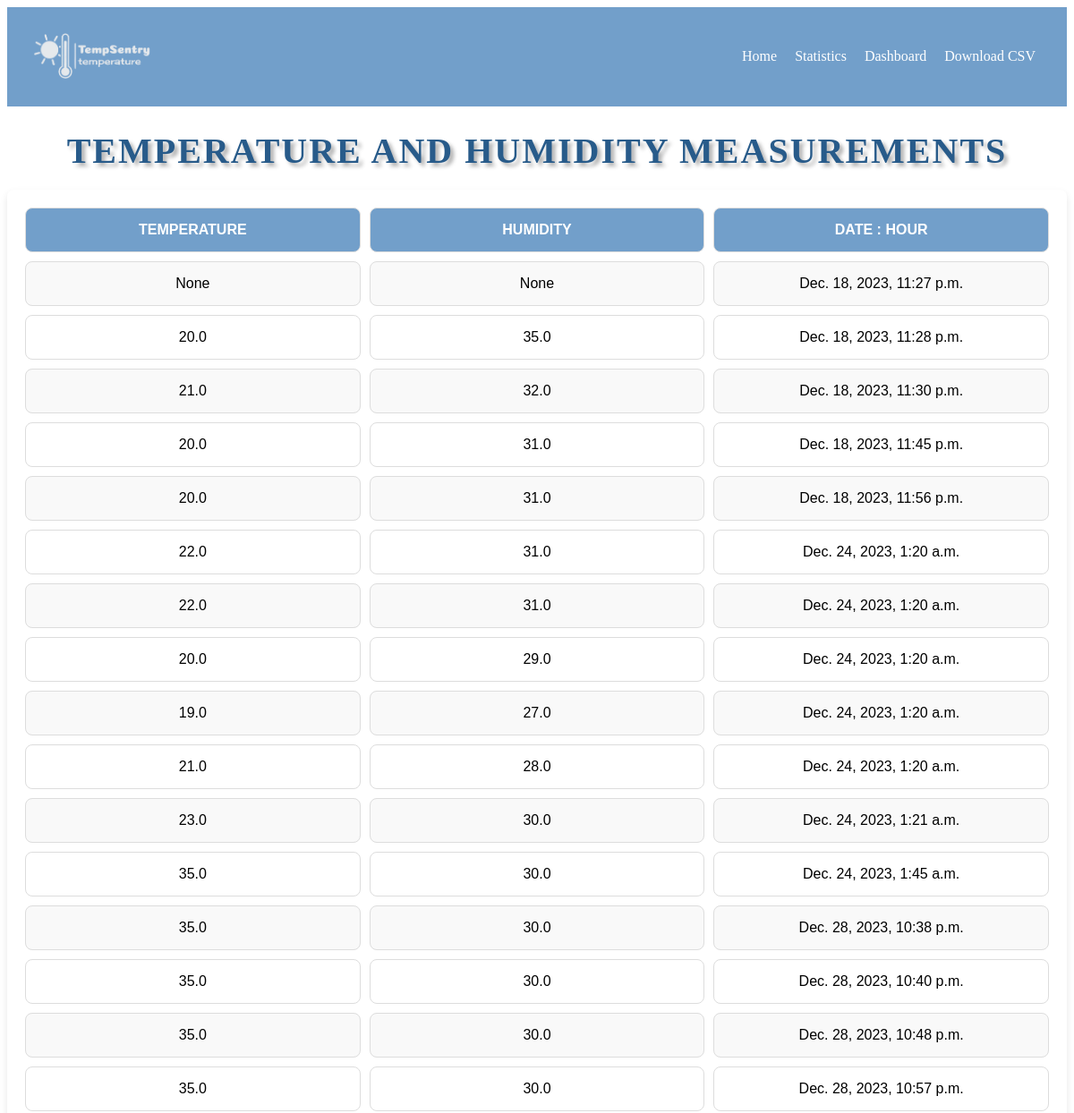
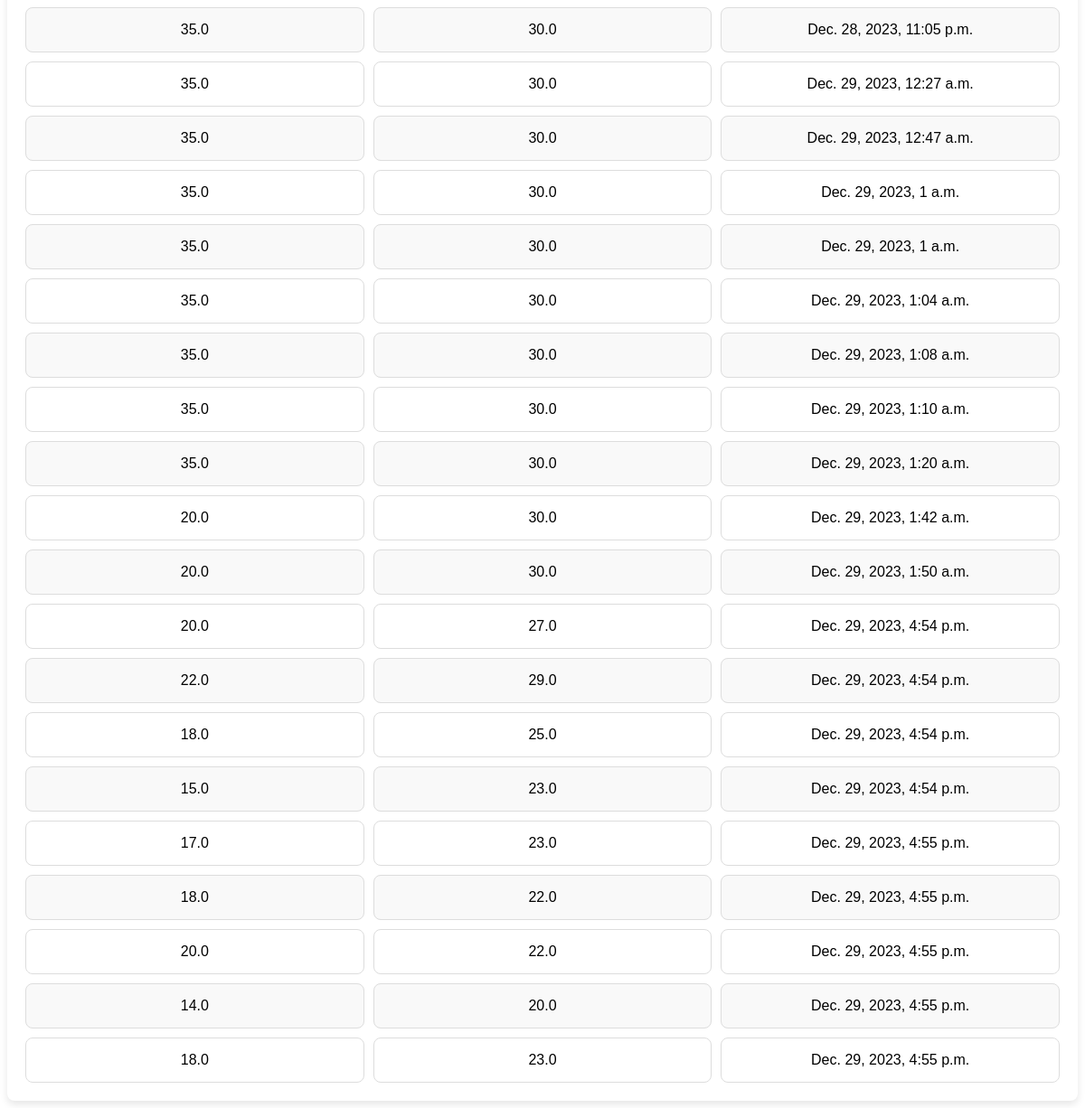
/sensor-data/, run on the app's committed database (2 pictures, top to bottom).
### appIOT/models.py (models this page shows, shortened)
class SensorReading(models.Model):
    temperature = models.FloatField(null=True)
    humidity = models.FloatField(null=True)
    created_at = models.DateTimeField(auto_now_add=True,null=True)

### appIOT/views.py (the view)
# urls.py: path('sensor-data/', views.sensor, name='sensor_data'),
def sensor(request):
    data=SensorReading.objects.all();
    return render(request, 'appIOT/sensor_data.html',{'data':data})

### templates/appIOT/sensor_data.html (shortened to what this page needs)
{% extends 'base.html' %}>
{% block content %}
{% load static %}
<html>
  <head>
    <link rel="stylesheet" href="{% static 'appIOT/table.css' %}">
  </head>
  <body>
  <nav>
        <div class="logo">
            <img src="{%static 'appIOT/image/remove.png'%}" width="100px"/>
        </div>
        <ul class="nav-links">
            <li><a href="{% url 'tableau' %}">Home</a></li>
            <li><a href="{% url 'graphique' %}">Statistics</a></li>
            <li><a href="/sensor-data/">Dashboard</a></li>
            <li> <a href="{% url 'download_csv' %}">Download CSV</a></li>
        </ul>
    </nav>
    <h1>Temperature and humidity measurements</h1>
    <table>
      <thead>
        <tr>
          <th>Temperature</th>
          <th>Humidity</th>
          <th>Date   :     Hour </th>
        </tr>
      </thead>
      <tbody>
        {% for datai in data %}
          <tr class="{% cycle 'odd' 'even' %}">
            <td>{{ datai.temperature }}</td>
            <td>{{ datai.humidity }}</td>
            <td>{{ datai.created_at }}</td>
          </tr>
        {% endfor %}
      </tbody>
    </table>
  </body>
</html>
{% endblock %}

### templates/base.html
{% block content %}
{% endblock %}

### static/appIOT/table.css (style rules this page uses)
:root { --primary-color: rgb(114, 159, 202); --secondary-color: rgb(114, 159, 202); --text-color: #555555; }
body { /font-family: Arial, sans-serif;/ font-family: 'Roboto', sans-serif; }
nav { display: flex; justify-content: space-between; align-items: center; background-color: var(--primary-color); padding: 15px; }
.logo { overflow:hidden; }
.logo img { width:170px; height:auto; }
.nav-links { list-style: none; display: flex; }
.nav-links li { margin-right: 20px; }
.nav-links li a { color: #ffffff; text-decoration: none; }
h1 { font-size: 2.5em; color: rgb(40, 91, 138); text-align: center; margin-bottom: 20px; text-transform: uppercase; letter-spacing: 2px; text-shadow: 4px 4px 4px rgba(0, 0, 0, 0.3); }
table { text-align: center; width: 100%; border-collapse: separate; border-spacing: 10px; overflow: hidden; box-shadow: 0 4px 8px rgba(0, 0, 0, 0.1); margin-bottom: 20px; padding: 10px; position: relative; table-layout: fixed; background-color: #fff; border-radius: 8px; }
th, td { padding: 15px; text-align: center; font-family: 'Arial', sans-serif; border: 1px solid #ddd; transition: all 0.3s ease-in-out; border-radius: 8px; }
th { background-color: rgb(114, 159, 202); color: white; font-weight: bold; text-transform: uppercase; }
th:not(:last-child), td:not(:last-child) { border-right: 1px solid #ddd; }
tbody tr:nth-child(odd) { background-color: #f9f9f9; }
tbody tr { transition: transform 0.3s ease-in-out, box-shadow 0.3s ease-in-out; }

### data on the page
SensorReading: temperature "None", humidity "None", created_at "Dec. 18, 2023, 11:27 p.m."
SensorReading: temperature "20.0", humidity "35.0", created_at "Dec. 18, 2023, 11:28 p.m."
SensorReading: temperature "21.0", humidity "32.0", created_at "Dec. 18, 2023, 11:30 p.m."
SensorReading: temperature "20.0", humidity "31.0", created_at "Dec. 18, 2023, 11:45 p.m."
SensorReading: temperature "20.0", humidity "31.0", created_at "Dec. 18, 2023, 11:56 p.m."
SensorReading: temperature "22.0", humidity "31.0", created_at "Dec. 24, 2023, 1:20 a.m."
SensorReading: temperature "22.0", humidity "31.0", created_at "Dec. 24, 2023, 1:20 a.m."
SensorReading: temperature "20.0", humidity "29.0", created_at "Dec. 24, 2023, 1:20 a.m."
SensorReading: temperature "19.0", humidity "27.0", created_at "Dec. 24, 2023, 1:20 a.m."
SensorReading: temperature "21.0", humidity "28.0", created_at "Dec. 24, 2023, 1:20 a.m."
SensorReading: temperature "23.0", humidity "30.0", created_at "Dec. 24, 2023, 1:21 a.m."
SensorReading: temperature "35.0", humidity "30.0", created_at "Dec. 24, 2023, 1:45 a.m."
SensorReading: temperature "35.0", humidity "30.0", created_at "Dec. 28, 2023, 10:38 p.m."
SensorReading: temperature "35.0", humidity "30.0", created_at "Dec. 28, 2023, 10:40 p.m."
SensorReading: temperature "35.0", humidity "30.0", created_at "Dec. 28, 2023, 10:48 p.m."
SensorReading: temperature "35.0", humidity "30.0", created_at "Dec. 28, 2023, 10:57 p.m."
SensorReading: temperature "35.0", humidity "30.0", created_at "Dec. 28, 2023, 11:05 p.m."
SensorReading: temperature "35.0", humidity "30.0", created_at "Dec. 29, 2023, 12:27 a.m."
SensorReading: temperature "35.0", humidity "30.0", created_at "Dec. 29, 2023, 12:47 a.m."
SensorReading: temperature "35.0", humidity "30.0", created_at "Dec. 29, 2023, 1 a.m."
SensorReading: temperature "35.0", humidity "30.0", created_at "Dec. 29, 2023, 1 a.m."
SensorReading: temperature "35.0", humidity "30.0", created_at "Dec. 29, 2023, 1:04 a.m."
SensorReading: temperature "35.0", humidity "30.0", created_at "Dec. 29, 2023, 1:08 a.m."
SensorReading: temperature "35.0", humidity "30.0", created_at "Dec. 29, 2023, 1:10 a.m."
SensorReading: temperature "35.0", humidity "30.0", created_at "Dec. 29, 2023, 1:20 a.m."
SensorReading: temperature "20.0", humidity "30.0", created_at "Dec. 29, 2023, 1:42 a.m."
SensorReading: temperature "20.0", humidity "30.0", created_at "Dec. 29, 2023, 1:50 a.m."
SensorReading: temperature "20.0", humidity "27.0", created_at "Dec. 29, 2023, 4:54 p.m."
SensorReading: temperature "22.0", humidity "29.0", created_at "Dec. 29, 2023, 4:54 p.m."
SensorReading: temperature "18.0", humidity "25.0", created_at "Dec. 29, 2023, 4:54 p.m."
SensorReading: temperature "15.0", humidity "23.0", created_at "Dec. 29, 2023, 4:54 p.m."
SensorReading: temperature "17.0", humidity "23.0", created_at "Dec. 29, 2023, 4:55 p.m."
SensorReading: temperature "18.0", humidity "22.0", created_at "Dec. 29, 2023, 4:55 p.m."
SensorReading: temperature "20.0", humidity "22.0", created_at "Dec. 29, 2023, 4:55 p.m."
SensorReading: temperature "14.0", humidity "20.0", created_at "Dec. 29, 2023, 4:55 p.m."
SensorReading: temperature "18.0", humidity "23.0", created_at "Dec. 29, 2023, 4:55 p.m."
